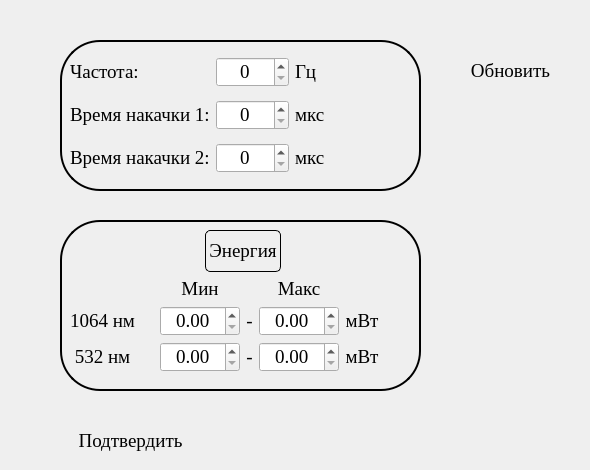
    <widget class="QWidget" name="tab">
     <attribute name="title">
      <string>Настройки</string>
     </attribute>
     <widget class="QFrame" name="frame_4">
      <property name="geometry">
       <rect>
        <x>60</x>
        <y>220</y>
        <width>361</width>
        <height>171</height>
       </rect>
      </property>
      <property name="font">
       <font>
        <family>Georgia</family>
        <pointsize>14</pointsize>
        <weight>50</weight>
        <bold>false</bold>
       </font>
      </property>
      <property name="styleSheet">
       <string notr="true">QFrame#frame_4 {
	border: 2px solid;
	border-radius: 40px;
}</string>
      </property>
      <property name="frameShape">
       <enum>QFrame::StyledPanel</enum>
      </property>
      <property name="frameShadow">
       <enum>QFrame::Raised</enum>
      </property>
      <widget class="QWidget" name="verticalLayoutWidget_3">
       <property name="geometry">
        <rect>
         <x>10</x>
         <y>10</y>
         <width>345</width>
         <height>142</height>
        </rect>
       </property>
       <property name="font">
        <font>
         <family>Georgia</family>
         <pointsize>14</pointsize>
         <weight>50</weight>
         <bold>false</bold>
        </font>
       </property>
       <layout class="QVBoxLayout" name="verticalLayout_10">
        <item>
         <layout class="QHBoxLayout" name="horizontalLayout_3">
          <item>
           <spacer name="horizontalSpacer_11">
            <property name="orientation">
             <enum>Qt::Horizontal</enum>
            </property>
            <property name="sizeHint" stdset="0">
             <size>
              <width>40</width>
              <height>20</height>
             </size>
            </property>
           </spacer>
          </item>
          <item>
           <widget class="QLabel" name="label_34">
            <property name="font">
             <font>
              <family>Georgia</family>
              <pointsize>14</pointsize>
              <weight>50</weight>
              <bold>false</bold>
             </font>
            </property>
            <property name="styleSheet">
             <string notr="true">padding: 3px;
border: 1px solid;
border-radius: 5px;
</string>
            </property>
            <property name="text">
             <string>Энергия</string>
            </property>
            <property name="alignment">
             <set>Qt::AlignCenter</set>
            </property>
           </widget>
          </item>
          <item>
           <spacer name="horizontalSpacer_12">
            <property name="orientation">
             <enum>Qt::Horizontal</enum>
            </property>
            <property name="sizeHint" stdset="0">
             <size>
              <width>40</width>
              <height>20</height>
             </size>
            </property>
           </spacer>
          </item>
         </layout>
        </item>
        <item>
         <layout class="QGridLayout" name="gridLayout_4">
          <item row="1" column="2">
           <widget class="QDoubleSpinBox" name="doubleSpinBox">
            <property name="minimumSize">
             <size>
              <width>80</width>
              <height>30</height>
             </size>
            </property>
            <property name="font">
             <font>
              <family>Times New Roman</family>
              <pointsize>14</pointsize>
              <weight>50</weight>
              <bold>false</bold>
             </font>
            </property>
            <property name="alignment">
             <set>Qt::AlignCenter</set>
            </property>
            <property name="maximum">
             <double>10.000000000000000</double>
            </property>
            <property name="singleStep">
             <double>0.100000000000000</double>
            </property>
           </widget>
          </item>
          <item row="2" column="5">
           <widget class="QLabel" name="label_40">
            <property name="font">
             <font>
              <family>Georgia</family>
              <pointsize>14</pointsize>
              <weight>50</weight>
              <bold>false</bold>
             </font>
            </property>
            <property name="text">
             <string>мВт</string>
            </property>
            <property name="alignment">
             <set>Qt::AlignCenter</set>
            </property>
           </widget>
          </item>
          <item row="2" column="2">
           <widget class="QDoubleSpinBox" name="doubleSpinBox_4">
            <property name="minimumSize">
             <size>
              <width>80</width>
              <height>30</height>
             </size>
            </property>
            <property name="font">
             <font>
              <family>Times New Roman</family>
              <pointsize>14</pointsize>
              <weight>50</weight>
              <bold>false</bold>
             </font>
            </property>
            <property name="alignment">
             <set>Qt::AlignCenter</set>
            </property>
            <property name="maximum">
             <double>10.000000000000000</double>
            </property>
            <property name="singleStep">
             <double>0.100000000000000</double>
            </property>
           </widget>
          </item>
          <item row="1" column="4">
           <widget class="QDoubleSpinBox" name="doubleSpinBox_3">
            <property name="minimumSize">
             <size>
              <width>80</width>
              <height>30</height>
             </size>
            </property>
            <property name="font">
             <font>
              <family>Times New Roman</family>
              <pointsize>14</pointsize>
              <weight>50</weight>
              <bold>false</bold>
             </font>
            </property>
            <property name="alignment">
             <set>Qt::AlignCenter</set>
            </property>
            <property name="maximum">
             <double>10.000000000000000</double>
            </property>
            <property name="singleStep">
             <double>0.100000000000000</double>
            </property>
           </widget>
          </item>
          <item row="2" column="4">
           <widget class="QDoubleSpinBox" name="doubleSpinBox_2">
            <property name="minimumSize">
             <size>
              <width>80</width>
              <height>30</height>
             </size>
            </property>
            <property name="font">
             <font>
              <family>Times New Roman</family>
              <pointsize>14</pointsize>
              <weight>50</weight>
              <bold>false</bold>
             </font>
            </property>
            <property name="alignment">
             <set>Qt::AlignCenter</set>
            </property>
            <property name="maximum">
             <double>10.000000000000000</double>
            </property>
            <property name="singleStep">
             <double>0.100000000000000</double>
            </property>
           </widget>
          </item>
          <item row="1" column="0">
           <widget class="QLabel" name="label_21">
            <property name="font">
             <font>
              <family>Georgia</family>
              <pointsize>14</pointsize>
              <weight>50</weight>
              <bold>false</bold>
             </font>
            </property>
            <property name="text">
             <string>1064 нм</string>
            </property>
            <property name="alignment">
             <set>Qt::AlignCenter</set>
            </property>
           </widget>
          </item>
          <item row="1" column="5">
           <widget class="QLabel" name="label_38">
            <property name="font">
             <font>
              <family>Georgia</family>
              <pointsize>14</pointsize>
              <weight>50</weight>
              <bold>false</bold>
             </font>
            </property>
            <property name="text">
             <string>мВт</string>
            </property>
            <property name="alignment">
             <set>Qt::AlignCenter</set>
            </property>
           </widget>
          </item>
          <item row="0" column="4">
           <widget class="QLabel" name="label_33">
            <property name="font">
             <font>
              <family>Georgia</family>
              <pointsize>14</pointsize>
              <weight>50</weight>
              <bold>false</bold>
             </font>
            </property>
            <property name="text">
             <string>Макс</string>
            </property>
            <property name="alignment">
             <set>Qt::AlignCenter</set>
            </property>
           </widget>
          </item>
          <item row="1" column="3">
           <widget class="QLabel" name="label_26">
            <property name="font">
             <font>
              <family>Georgia</family>
              <pointsize>14</pointsize>
              <weight>50</weight>
              <bold>false</bold>
             </font>
            </property>
            <property name="text">
             <string>-</string>
            </property>
            <property name="alignment">
             <set>Qt::AlignCenter</set>
            </property>
           </widget>
          </item>
          <item row="2" column="0">
           <widget class="QLabel" name="label_24">
            <property name="font">
             <font>
              <family>Georgia</family>
              <pointsize>14</pointsize>
              <weight>50</weight>
              <bold>false</bold>
             </font>
            </property>
            <property name="text">
             <string>532 нм</string>
            </property>
            <property name="alignment">
             <set>Qt::AlignCenter</set>
            </property>
           </widget>
          </item>
          <item row="2" column="3">
           <widget class="QLabel" name="label_27">
            <property name="font">
             <font>
              <family>Georgia</family>
              <pointsize>14</pointsize>
              <weight>50</weight>
              <bold>false</bold>
             </font>
            </property>
            <property name="text">
             <string>-</string>
            </property>
            <property name="alignment">
             <set>Qt::AlignCenter</set>
            </property>
           </widget>
          </item>
          <item row="2" column="1">
           <spacer name="horizontalSpacer_10">
            <property name="font">
             <font>
              <family>Georgia</family>
              <pointsize>14</pointsize>
              <weight>50</weight>
              <bold>false</bold>
             </font>
            </property>
            <property name="orientation">
             <enum>Qt::Horizontal</enum>
            </property>
            <property name="sizeHint" stdset="0">
             <size>
              <width>40</width>
              <height>20</height>
             </size>
            </property>
           </spacer>
          </item>
          <item row="1" column="1">
           <spacer name="horizontalSpacer_9">
            <property name="font">
             <font>
              <family>Georgia</family>
              <pointsize>14</pointsize>
              <weight>50</weight>
              <bold>false</bold>
             </font>
            </property>
            <property name="orientation">
             <enum>Qt::Horizontal</enum>
            </property>
            <property name="sizeHint" stdset="0">
             <size>
              <width>40</width>
              <height>20</height>
             </size>
            </property>
           </spacer>
          </item>
          <item row="0" column="2">
           <widget class="QLabel" name="label_31">
            <property name="font">
             <font>
              <family>Georgia</family>
              <pointsize>14</pointsize>
              <weight>50</weight>
              <bold>false</bold>
             </font>
            </property>
            <property name="text">
             <string>Мин</string>
            </property>
            <property name="alignment">
             <set>Qt::AlignCenter</set>
            </property>
           </widget>
          </item>
          <item row="1" column="6">
           <widget class="QLabel" name="label_15">
            <property name="minimumSize">
             <size>
              <width>30</width>
              <height>30</height>
             </size>
            </property>
            <property name="maximumSize">
             <size>
              <width>30</width>
              <height>30</height>
             </size>
            </property>
            <property name="text">
             <string/>
            </property>
            <property name="pixmap">
             <pixmap resource="../png/png.qrc">:/tick_cross/red_cross.png</pixmap>
            </property>
            <property name="scaledContents">
             <bool>true</bool>
            </property>
           </widget>
          </item>
          <item row="2" column="6">
           <widget class="QLabel" name="label_16">
            <property name="minimumSize">
             <size>
              <width>30</width>
              <height>30</height>
             </size>
            </property>
            <property name="maximumSize">
             <size>
              <width>30</width>
              <height>30</height>
             </size>
            </property>
            <property name="text">
             <string/>
            </property>
            <property name="pixmap">
             <pixmap resource="../png/png.qrc">:/tick_cross/red_cross.png</pixmap>
            </property>
            <property name="scaledContents">
             <bool>true</bool>
            </property>
           </widget>
          </item>
         </layout>
        </item>
       </layout>
      </widget>
     </widget>
     <widget class="QFrame" name="frame_5">
      <property name="geometry">
       <rect>
        <x>60</x>
        <y>40</y>
        <width>361</width>
        <height>151</height>
       </rect>
      </property>
      <property name="font">
       <font>
        <family>Georgia</family>
        <pointsize>14</pointsize>
        <weight>50</weight>
        <bold>false</bold>
       </font>
      </property>
      <property name="styleSheet">
       <string notr="true">QFrame#frame_5 {
	border: 2px solid;
	border-radius: 40px;
}</string>
      </property>
      <property name="frameShape">
       <enum>QFrame::StyledPanel</enum>
      </property>
      <property name="frameShadow">
       <enum>QFrame::Raised</enum>
      </property>
      <widget class="QWidget" name="gridLayoutWidget">
       <property name="geometry">
        <rect>
         <x>10</x>
         <y>10</y>
         <width>334</width>
         <height>131</height>
        </rect>
       </property>
       <property name="font">
        <font>
         <family>Georgia</family>
         <pointsize>14</pointsize>
         <weight>50</weight>
         <bold>false</bold>
        </font>
       </property>
       <layout class="QGridLayout" name="gridLayout">
        <item row="1" column="0">
         <widget class="QLabel" name="label_2">
          <property name="font">
           <font>
            <family>Georgia</family>
            <pointsize>14</pointsize>
            <weight>50</weight>
            <bold>false</bold>
           </font>
          </property>
          <property name="text">
           <string>Время накачки 1:</string>
          </property>
         </widget>
        </item>
        <item row="2" column="0">
         <widget class="QLabel" name="label_3">
          <property name="font">
           <font>
            <family>Georgia</family>
            <pointsize>14</pointsize>
            <weight>50</weight>
            <bold>false</bold>
           </font>
          </property>
          <property name="text">
           <string>Время накачки 2:</string>
          </property>
         </widget>
        </item>
        <item row="0" column="1">
         <widget class="QSpinBox" name="spinBox">
          <property name="minimumSize">
           <size>
            <width>0</width>
            <height>30</height>
           </size>
          </property>
          <property name="font">
           <font>
            <family>Times New Roman</family>
            <pointsize>14</pointsize>
            <weight>50</weight>
            <bold>false</bold>
           </font>
          </property>
          <property name="layoutDirection">
           <enum>Qt::LeftToRight</enum>
          </property>
          <property name="styleSheet">
           <string notr="true"/>
          </property>
          <property name="alignment">
           <set>Qt::AlignCenter</set>
          </property>
          <property name="maximum">
           <number>1000</number>
          </property>
         </widget>
        </item>
        <item row="1" column="1">
         <widget class="QSpinBox" name="spinBox_2">
          <property name="minimumSize">
           <size>
            <width>0</width>
            <height>30</height>
           </size>
          </property>
          <property name="font">
           <font>
            <family>Times New Roman</family>
            <pointsize>14</pointsize>
            <weight>50</weight>
            <bold>false</bold>
           </font>
          </property>
          <property name="layoutDirection">
           <enum>Qt::LeftToRight</enum>
          </property>
          <property name="alignment">
           <set>Qt::AlignCenter</set>
          </property>
          <property name="maximum">
           <number>500</number>
          </property>
         </widget>
        </item>
        <item row="1" column="2">
         <widget class="QLabel" name="label_5">
          <property name="font">
           <font>
            <family>Georgia</family>
            <pointsize>14</pointsize>
            <weight>50</weight>
            <bold>false</bold>
           </font>
          </property>
          <property name="text">
           <string>мкс</string>
          </property>
          <property name="alignment">
           <set>Qt::AlignLeading|Qt::AlignLeft|Qt::AlignVCenter</set>
          </property>
         </widget>
        </item>
        <item row="2" column="1">
         <widget class="QSpinBox" name="spinBox_3">
          <property name="minimumSize">
           <size>
            <width>0</width>
            <height>30</height>
           </size>
          </property>
          <property name="font">
           <font>
            <family>Times New Roman</family>
            <pointsize>14</pointsize>
            <weight>50</weight>
            <bold>false</bold>
           </font>
          </property>
          <property name="layoutDirection">
           <enum>Qt::LeftToRight</enum>
          </property>
          <property name="alignment">
           <set>Qt::AlignCenter</set>
          </property>
          <property name="buttonSymbols">
           <enum>QAbstractSpinBox::UpDownArrows</enum>
          </property>
          <property name="accelerated">
           <bool>true</bool>
          </property>
          <property name="maximum">
           <number>500</number>
          </property>
         </widget>
        </item>
        <item row="2" column="2">
         <widget class="QLabel" name="label_6">
          <property name="font">
           <font>
            <family>Georgia</family>
            <pointsize>14</pointsize>
            <weight>50</weight>
            <bold>false</bold>
           </font>
          </property>
          <property name="text">
           <string>мкс</string>
          </property>
          <property name="alignment">
           <set>Qt::AlignLeading|Qt::AlignLeft|Qt::AlignVCenter</set>
          </property>
         </widget>
        </item>
        <item row="0" column="2">
         <widget class="QLabel" name="label_4">
          <property name="font">
           <font>
            <family>Georgia</family>
            <pointsize>14</pointsize>
            <weight>50</weight>
            <bold>false</bold>
           </font>
          </property>
          <property name="text">
           <string>Гц</string>
          </property>
          <property name="alignment">
           <set>Qt::AlignLeading|Qt::AlignLeft|Qt::AlignVCenter</set>
          </property>
         </widget>
        </item>
        <item row="0" column="0">
         <widget class="QLabel" name="label">
          <property name="font">
           <font>
            <family>Georgia</family>
            <pointsize>14</pointsize>
            <weight>50</weight>
            <bold>false</bold>
           </font>
          </property>
          <property name="text">
           <string>Частота:</string>
          </property>
         </widget>
        </item>
        <item row="0" column="3">
         <widget class="QLabel" name="label_11">
          <property name="minimumSize">
           <size>
            <width>30</width>
            <height>30</height>
           </size>
          </property>
          <property name="maximumSize">
           <size>
            <width>30</width>
            <height>30</height>
           </size>
          </property>
          <property name="text">
           <string/>
          </property>
          <property name="pixmap">
           <pixmap resource="../png/png.qrc">:/tick_cross/red_cross.png</pixmap>
          </property>
          <property name="scaledContents">
           <bool>true</bool>
          </property>
         </widget>
        </item>
        <item row="1" column="3">
         <widget class="QLabel" name="label_12">
          <property name="minimumSize">
           <size>
            <width>30</width>
            <height>30</height>
           </size>
          </property>
          <property name="maximumSize">
           <size>
            <width>30</width>
            <height>30</height>
           </size>
          </property>
          <property name="text">
           <string/>
          </property>
          <property name="pixmap">
           <pixmap resource="../png/png.qrc">:/tick_cross/red_cross.png</pixmap>
          </property>
          <property name="scaledContents">
           <bool>true</bool>
          </property>
         </widget>
        </item>
        <item row="2" column="3">
         <widget class="QLabel" name="label_13">
          <property name="minimumSize">
           <size>
            <width>30</width>
            <height>30</height>
           </size>
          </property>
          <property name="maximumSize">
           <size>
            <width>30</width>
            <height>30</height>
           </size>
          </property>
          <property name="text">
           <string/>
          </property>
          <property name="pixmap">
           <pixmap resource="../png/png.qrc">:/tick_cross/red_cross.png</pixmap>
          </property>
          <property name="scaledContents">
           <bool>true</bool>
          </property>
         </widget>
        </item>
       </layout>
      </widget>
     </widget>
     <widget class="QPushButton" name="pushButton_4">
      <property name="geometry">
       <rect>
        <x>60</x>
        <y>420</y>
        <width>141</width>
        <height>41</height>
       </rect>
      </property>
      <property name="minimumSize">
       <size>
        <width>80</width>
        <height>40</height>
       </size>
      </property>
      <property name="font">
       <font>
        <family>Georgia</family>
        <pointsize>14</pointsize>
        <weight>50</weight>
        <bold>false</bold>
       </font>
      </property>
      <property name="styleSheet">
       <string notr="true">border-radius: 15px</string>
      </property>
      <property name="text">
       <string>Подтвердить</string>
      </property>
      <property name="iconSize">
       <size>
        <width>16</width>
        <height>16</height>
       </size>
      </property>
     </widget>
     <widget class="QPushButton" name="pushButton_5">
      <property name="geometry">
       <rect>
        <x>440</x>
        <y>50</y>
        <width>141</width>
        <height>41</height>
       </rect>
      </property>
      <property name="minimumSize">
       <size>
        <width>80</width>
        <height>40</height>
       </size>
      </property>
      <property name="font">
       <font>
        <family>Georgia</family>
        <pointsize>14</pointsize>
        <weight>50</weight>
        <bold>false</bold>
       </font>
      </property>
      <property name="styleSheet">
       <string notr="true">border-radius: 15px</string>
      </property>
      <property name="text">
       <string>Обновить</string>
      </property>
      <property name="iconSize">
       <size>
        <width>16</width>
        <height>16</height>
       </size>
      </property>
     </widget>
    </widget>
